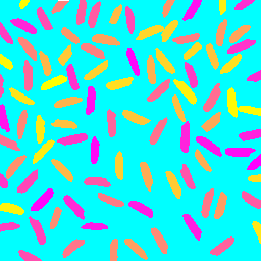
#> input picture Vision/Src/1_counting_objects_rgb.png, 261 x 261 px
$ python 1_ConnectedLabel.py
#> lines starting #> are read from the running program, lines starting #| are printed output that depends on the picture; after the words box and inside, x2 and y2 are one past the last pixel; in counts of white or black regions, pixels touching at a corner belong together
### Vision/tool.py
import cv2, copy, sys
import numpy as np
import matplotlib.pyplot as plt
from PIL import Image

# 将 NumPy 的默认截断改为系统允许的最大大小
np.set_printoptions(threshold=sys.maxsize)


def imshow(img, OpenCV=True):
    """展示图像，默认自动转化 BGR -> RGB。注意！BRG 与 RGB 是恰好相反的。第二个参数传入 0 以关闭。"""
    # 如果是二值或灰度图像
    if img.ndim == 2:
        plt.imshow(img, cmap="gray")
    # 如果是彩色图像
    if img.ndim == 3:
        # 如果展示的是 OpenCV（BGR）
        if OpenCV:
            # 则要将 OpenCV 的 BGR 图像转换为 RGB 图像
            img = cv2.cvtColor(img, cv2.COLOR_BGR2RGB)
        elif not OpenCV:
            print("Showing PIL Image")
        plt.imshow(img)
    plt.axis("off")  # 去除坐标轴


def imread(filename: str):
    """用 OpenCV（BGR）读取图片文件，不涉及将 BGR 转为 RGB。资源放置在 Src 文件夹下，传入文件名即可。"""
#> called with filename = '1_counting_objects_rgb.png'
    # 绝对路径、相对路径判断
    if filename.startswith("D:") or filename.startswith("C:"):
        img = cv2.imread(filename)
    else:
        img = cv2.imread(f"Src/{filename}")
#> img is the input picture: shape (261, 261, 3); mean B, G, R 220.9, 220.8, 68.4
    imshow(img)
    return img


def imwrite(img: np.array, filename: str):
    cv2.imwrite(f"C:\\Codes\\Python\\Output\\{filename}", img)


def im_replace(img: np.array, _from: tuple, _to: tuple, not_equal=False):
    """_from 和 _to 传入 RGB 元素如 (255, 255, 0), (0, 0, 0)；not_equal 是不等条件，默认为 False（即等于），若为 True，则替换掉满足不等条件的元素。OpenCV（BGR）的通道差异已经封装处理，按 RGB 传入即可。"""
#> called with _from = (0, 255, 255), _to = (255, 255, 255), not_equal = False
    # 获取深层拷贝
    img = copy.deepcopy(img)
    # 重塑数组的 shape
    shape = img.shape
#> shape = (261, 261, 3)
    img_flatten = img.reshape((shape[0] * shape[1], shape[2]))
    # 进行替换
    if not_equal:
        # 如果是不相等的话，只要有一个元素不相等成立即可
        img_flatten[np.any(img_flatten != _from[::-1], axis=1)] = _to[::-1]
    else:
        # 如果是相等的话，需要三个元素全都相等成立才行
        img_flatten[np.all(img_flatten == _from[::-1], axis=1)] = _to[::-1]
    # 恢复数组的 shape
    img = img_flatten.reshape((shape[0], shape[1], shape[2]))
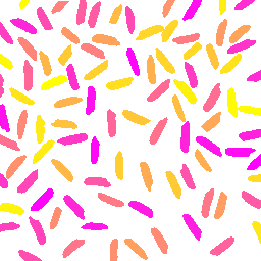
#> img: shape (261, 261, 3); mean of channels 0, 1, 2 220.9, 220.8, 255; drawn as B, G, R
    # print(img_flatten)
    imshow(img)
    return img


class UnionFind:
    """采用字典来维护 Parent"""

    def __init__(self, element_num=None):
        self.parent = {}
        if element_num is not None:
            for i in range(element_num):
                self.add(i)

    def add(self, x):
        """工具函数，不单独使用"""
        # 如果已经存在则跳过
        if x in self.parent:
            return
        self.parent[x] = x

    def merge(self, x, y):
        if x not in self.parent:
            self.add(x)
        if y not in self.parent:
            self.add(y)
        # 查找到两个元素的树根
        x = self.find(x)
        y = self.find(y)
        # 如果相等，说明属于同一个集合
        if x == y:
            return
        elif x < y:
            self.parent[y] = x
        else:
            self.parent[x] = y

    def find(self, x):
        # 若 Parent 为自身，则已经找到 root
        if self.parent[x] == x:
            return x
        # 否则不断向上找并更新 Parent
        self.parent[x] = self.find(self.parent[x])
        return self.parent[x]

    # 判断是否属于同一个集合
    def same(self, x, y):
        return self.find(x) == self.find(y)


def ndarr_2dim_val(ndarr, i, j, default_val=0):
    shape = ndarr.shape
    n, m = shape[0], shape[1]

    # 越界返回默认值
    if i < 0 or i >= n or j < 0 or j >= m:
        return default_val
    else:
        return ndarr[i, j]

    try:
        # 需要考虑负值的情况
        result = ndarr[i, j]
    except IndexError:
        result = default_val
    return result

### Vision/1_ConnectedLabel.py
# %%
from tool import *

# 读取图像（第二个参数0表示以灰度图像方式读取图像）
img = imread("1_counting_objects_rgb.png")

# %% 将彩图转化为 BW 图
img = im_replace(img, (0, 255, 255), (255, 255, 255))
img = im_replace(img, (255, 255, 255), (0, 0, 0), not_equal=True)
#> call 2 of im_replace, with _from = (255, 255, 255), _to = (0, 0, 0), not_equal = True
#> in im_replace (call 2), `img = img_flatten.reshape((shape[0], shape[1], shape[2]))`:
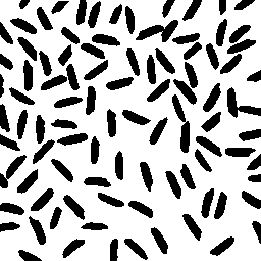
#> img: shape (261, 261, 3); 73.2% white; 93 black regions, largest, box (x1, y1, x2, y2) and area: (172, 94, 190, 153) 448, (227, 87, 261, 118) 409, (136, 20, 178, 42) 404

# %%


def calcNumObjects(img, neighbour=4):
    # 初始化并查集
#> called with neighbour = 4
    ufs = UnionFind()
    # 将三通道 BGR 转成单通道
    img = img[:, :, 0]
    # 获取图像的尺寸
    M, N = img.shape
#> M = 261; N = 261
    I = np.where(img == 0, -1, 0)

    label = 0

    # 第一遍
    for i in range(M):
        for j in range(N):
            # 如果该点为黑
            if I[i, j] == -1:
                # print(f"I[{i}, {j}] = {I[i,j]}")

                # 超出边界则返回默认值（0）
                a = ndarr_2dim_val(I, i, j - 1)  # 左
                b = ndarr_2dim_val(I, i - 1, j)  # 上
                c = ndarr_2dim_val(I, i - 1, j - 1)  # 左上
                d = ndarr_2dim_val(I, i - 1, j + 1)  # 右上

                if neighbour == 4:
                    # 如果上述值中有标记值，则将标记值赋给该点
                    val = a or b  # 只关注左和上
                    if val == -1:
                        print(a, b, i, j)
                    valLst = [val for val in (a, b) if val > 0]

                elif neighbour == 8:
                    # 如果上述值中有标记值，则将标记值赋给该点
                    val = a or b or c or d
                    if val == -1:
                        print(a, b, c, d)
                    valLst = [val for val in (a, b, c, d) if val > 0]

                # 若周边无标记值，则使用新标记值
                if val == 0:
                    label += 1
                    I[i, j] = label
                    # print(f"I[{i}, {j}] = {label}")
                    ufs.add(label)

                # 被周边的元素赋予了标记值
                elif val != 0:
                    I[i, j] = val
                    # print(f"I[{i}, {j}] = {val}")
                    # 对可能的周边多标记值进行合并
                    if len(valLst) >= 2:
                        # ！k 变量名冲突导致严重 bug
                        for k in range(len(valLst) - 1):
                            if valLst[k] == -1 or valLst[k + 1] == -1:
                                print(valLst)
                            ufs.merge(valLst[k], valLst[k + 1])
#> this loop made 261 passes
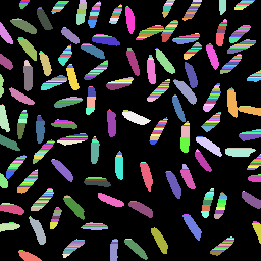
#> I: shape (261, 261) int64; 583 distinct labels, from 0 to 582; one colour per label, 0 black

    # 第二遍
    for i in range(M):
        for j in range(N):
            # 如果该点有标记值
            if I[i, j] > 0:
                I[i, j] = ufs.find(I[i, j])
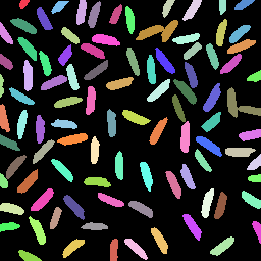
#> I: shape (261, 261) int64; 96 distinct labels, from 0 to 577; one colour per label, 0 black

    return len(set(ufs.parent.values()))


# 由于 MATLAB 自动计算阈值会误忽略大量 Objects，故本程序手动进行二值化根据 Row-by-row 算法并准确计算 Object 数量
print("Number of objects (4-neighbours):", calcNumObjects(img, neighbour=4))
#| Number of objects (4-neighbours): 95
print("Number of objects (8-neighbours):", calcNumObjects(img, neighbour=8))
#> call 2 of calcNumObjects, with neighbour = 8
#> after the loop in calcNumObjects (call 2), `for i in range(M):`:
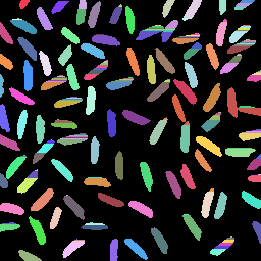
#> I: shape (261, 261) int64; 214 distinct labels, from 0 to 213; one colour per label, 0 black
#> after the loop in calcNumObjects (call 2), `for i in range(M):`:
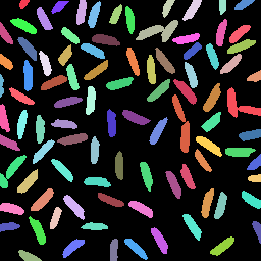
#> I: shape (261, 261) int64; 94 distinct labels, from 0 to 213; one colour per label, 0 black
#| Number of objects (8-neighbours): 93
